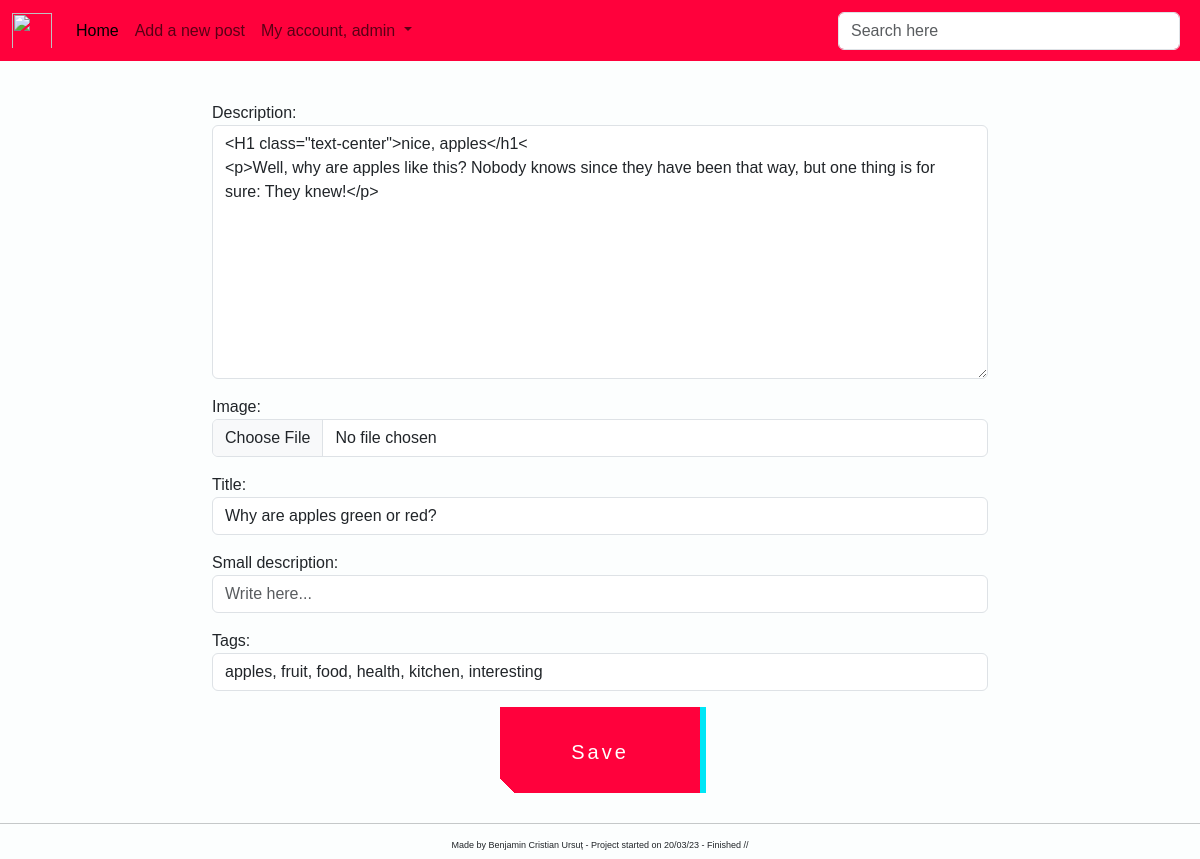
/update_post/41/ (signed in), run on the app's committed database.
### post/models.py (models this page shows, shortened)
class Post(models.Model):
    image = models.ImageField(null=True, blank=True)
    title = models.CharField(max_length=200, null=True)
    description = RichTextField(blank=True, null=True)
    tags = models.CharField(max_length=200, null=True)
    small_description = models.TextField(null=True, blank=True)
    date = models.DateField(auto_now_add=True, null=True)
    likes = models.ManyToManyField(User, related_name='blog_posts', blank=True)
    dislikes = models.ManyToManyField(User, related_name='blog', blank=True)
    created_on = models.DateTimeField(auto_now_add=True, null=True)
    active = models.BooleanField(default=True)
    class Meta:
        ordering = ['-created_on']

### post/views.py (the view)
# urls.py: path('update_post/<int:pk>/', views.PostUpdateView.as_view(), name='update-blog'),
class PostUpdateView(LoginRequiredMixin, PermissionRequiredMixin, UpdateView):
    template_name = 'post/update_post.html'
    form_class = PostUpdateForm
    model = Post
    success_url = reverse_lazy('view-blog')
    permission_required = 'post.change_post'

### post/forms.py
class PostUpdateForm(forms.ModelForm):
    class Meta:
        model = Post
        fields = ['description', 'image', 'title', 'small_description', 'tags']
        widgets = {
            'description': Textarea(attrs={'class': 'form-control', 'placeholder': 'Write here...'}),
            'image': FileInput(attrs={'class': 'form-control', 'placeholder': 'Select an image to upload'}),
            'title': TextInput(attrs={'class': 'form-control', 'placeholder': 'Enter the title'}),
            'small_description': TextInput(attrs={'class': 'form-control', 'placeholder': 'Write here...'}),
            'tags': TextInput(attrs={'class': 'form-control', 'placeholder': 'Add tags here...'})
        }

### templates/post/update_post.html (shortened to what this page needs)
{% extends 'base.html' %}
{% block content %}
    <div class="container-fluid" style="margin-bottom: 30px; margin-top: 40px;">
        <div class="row">
            <div class="col-md-8 offset-md-2">
                <form method="post">
                        {{ form.as_p | safe }}
                    <div class="text-center">
                        <button type="submit" class="button-49">Save</button>
                    </div>
                </form>
            </div>
        </div>
    </div>
{% endblock %}

### templates/navbar.html (shortened to what this page needs)
<nav class="navbar navbar-expand-lg" style="background-color: #FF013C">
    <div class="container-fluid">
        <img class="navbar-brand"
             src="https://external-content.duckduckgo.com/iu/?u=http%3A%2F%2Fclipart-library.com%2Fimages_k%2Fbears-logo-transparent%2Fbears-logo-transparent-8.png&f=1&nofb=1&ipt=9b6f724f443e20de8c7bcab7ae8802b0dc1c161da96e5839c84b3e390552ac47&ipo=images"
             width="40px" height="45px">
        <div class="collapse navbar-collapse" id="navbarSupportedContent">
            <ul class="navbar-nav me-auto mb-2 mb-lg-0">
                <li class="nav-item">
                    <a class="nav-link active" aria-current="page" href="{% url 'home' %}">Home</a>
                </li>
                {% if perms.post.add_post %}
                    <li class="nav-item">
                        <a class="nav-link" href="{% url 'new-blog' %}">Add a new post</a>
                    </li>
                {% endif %}
                {% if user.is_authenticated %}
                    <li class="nav-item dropdown">
                    <a class="nav-link dropdown-toggle" href="#" role="button" data-bs-toggle="dropdown"
                       aria-expanded="false">
                        My account, {{ user.username }}
                    </a>
                {% endif %}
                </li>
            </ul>
            <form method="get" class="d-flex" role="search" action="{% url 'search' %}" style="width: 350px">
                <input class="form-control me-2" type="search" name="search" placeholder="Search here"
                       aria-label="Search">
            </form>
        </div>
    </div>
</nav>

### static/css/my_style.css (style rules this page uses)
.button-49, .button-49:after { width: 150px; height: 50px; line-height: 78px; font-size: 20px; font-family: 'Bebas Neue', sans-serif; background: linear-gradient(45deg, transparent 5%, #FF013C 5%); border: 0; color: #fff; letter-spacing: 3px; box-shadow: 6px 0px 0px #00E6F6; outline: transparent; position: relative; user-select: none; -webkit-user-select: none; touch-action: manipulation; }
.button-49:after { --slice-0: inset(50% 50% 50% 50%); --slice-1: inset(80% -6px 0 0); --slice-2: inset(50% -6px 30% 0); --slice-3: inset(10% -6px 85% 0); --slice-4: inset(40% -6px 43% 0); --slice-5: inset(80% -6px 5% 0); content: 'CONTENT'; display: block; position: absolute; top: 0; left: 0; right: 0; bottom: 0; background: linear-gradient(45deg, transparent 3%, #00E6F6 3%, #00E6F6 5%, #FF013C 5%); text-shadow: -3px -3px 0px #F8F005, 3px 3px 0px #00E6F6; clip-path: var(--slice-0); }
@media (min-width: 768px) { .button-49, .button-49:after { width: 200px; height: 86px; line-height: 88px; } }

### templates/base.html (style rules this page uses)
body { background-color: #fcfefe; font-family: Helvetica, sans-serif; }

### data on the page
Post: description "<H1 class=\"text-center\">nice, apples</h1< <p>Well, why are apples like this? Nobody knows since they have been that way, but one thing is for sure: They knew!</p>", title "Why are apples green or red?", tags "apples, fruit, food, health, kitchen, interesting"

### other printed values
{{ user.username }} "admin"
